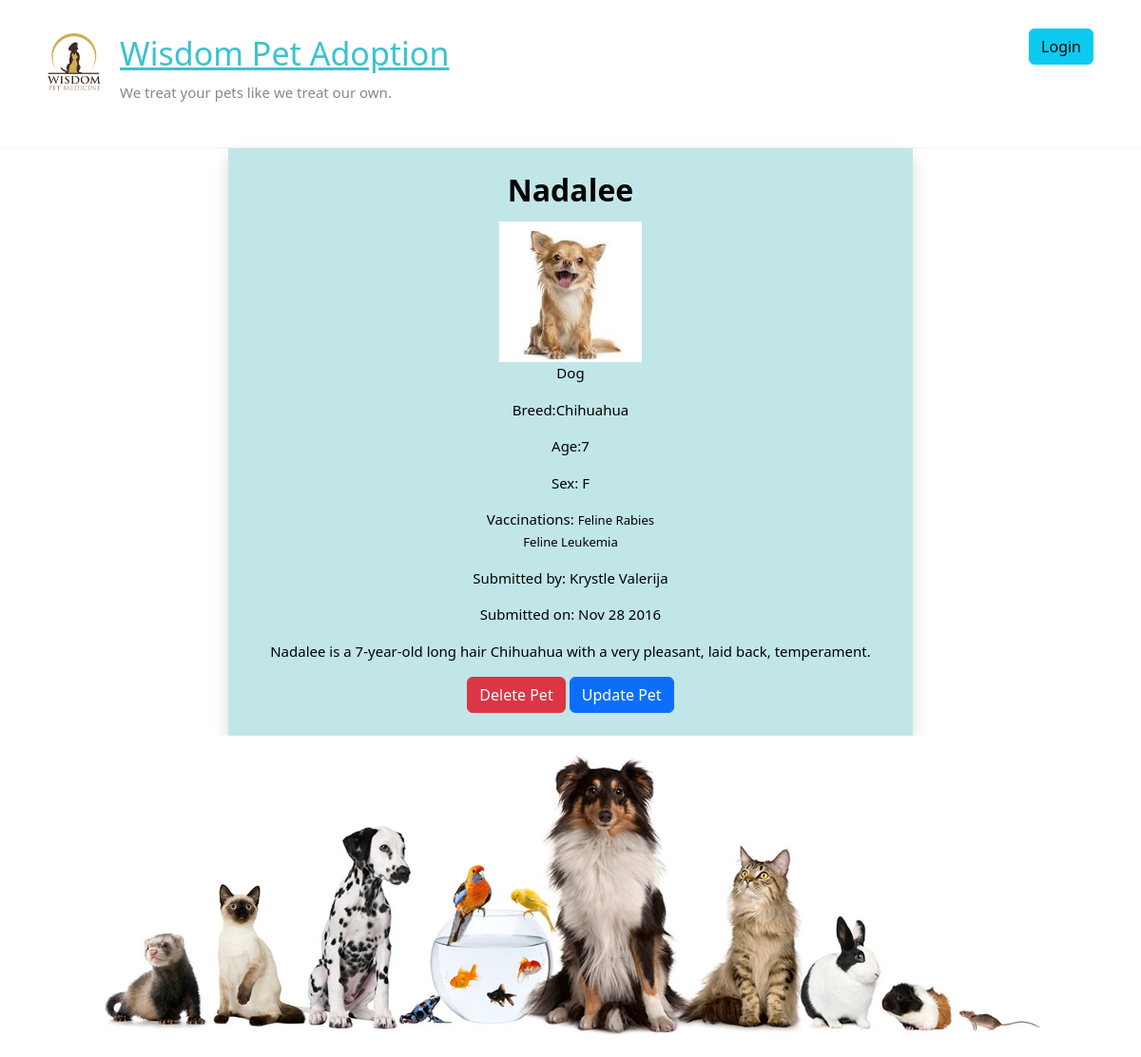
Screenshot of /adoptions/7/ with the database file from the repository.
### adoptions/models.py (models this page shows, shortened)
class Pet(models.Model):
    user=models.ForeignKey(User , on_delete=models.CASCADE, null = True , blank = True)
    SEX_CHOICES = [('M', 'Male'), ('F', 'Female')]
    name = models.CharField(max_length=100)
    submitter = models.CharField(max_length=100)
    species = models.CharField(max_length=30)
    breed = models.CharField(max_length=30, blank=True)
    description = models.TextField()
    sex = models.CharField(max_length=1, choices=SEX_CHOICES, blank=True)
    submission_date = models.DateTimeField()
    age = models.IntegerField(null=True)
    vaccinations = models.ManyToManyField('Vaccine', blank=True)
    pet_image=models.ImageField(null=True,upload_to="pet")

class Vaccine(models.Model):
    name = models.CharField(max_length=50)

### adoptions/views.py (the view)
# urls.py: path('adoptions/<int:pet_id>/', views.pet_detail, name='pet_detail'),
def pet_detail(request, pet_id):
    try:
        pet = Pet.objects.get(id=pet_id)
    except Pet.DoesNotExist:
        raise Http404('pet not found')
    return render(request, 'pet_detail.html', {
        'pet': pet,
    })

### adoptions/templates/pet_detail.html
{% extends "base.html" %}
{% block content %}
    <div>
      <div class="shadow lg" style="background-color: rgb(193, 230, 232);margin-left:20%;margin-right:20%;padding:2%;">          <h2 style="text-align:center;color:black;margin-bottom:2%;padding:1px;background-color: rgb(193, 230, 232);"><b>{{ pet.name|capfirst }}</b></h2>
                {% if pet.pet_image %}
                    <img src='/media/{{pet.pet_image}}' style="display: block; margin: 0 auto;">
                {% endif %}
                <p style="color:black;text-align:center;"><b>{{ pet.species }}</b></p>
                {% if pet.breed %}
                    <p style="color:black;text-align:center;"><b>Breed:</b>{{ pet.breed }}</p>
                {% endif %}
                {% if pet.age %}
                    <p style="color:black;text-align:center;"><b>Age:</b>{{ pet.age }}</p>
                {% endif %}
                {% if pet.sex %}
                    <p style="color:black;text-align:center;"><b>Sex: </b>{{ pet.sex }}</p>
                {% endif %}
                {% if pet.vaccinations.all %}
                    <p style="color:black;text-align:center;"><b>Vaccinations:</b>
                        {% for vaccination in pet.vaccinations.all %}
                            <small style="color:black;text-align:center;">{{ vaccination.name }}</small><br>
                        {% endfor %}
                    </p>
                {% endif %}
                <p style="color:black;text-align:center;"><b>Submitted by: </b>{{ pet.submitter }}</p>
                <p style="color:black;text-align:center;"><b>Submitted on: </b>{{ pet.submission_date|date:"M d Y" }}</p>
                <p style="color:black;text-align:center;">{{ pet.description }}</p>
                <div class= "text-center">
                    <a href="/delete_pet/{{pet.id}}" class="btn btn-danger">Delete Pet</a>
                     <a href="/update_pet/{{pet.id}}" class="btn btn-primary">Update Pet</a>
                </div>
            </div>
{% endblock %}

### adoptions/templates/base.html (shortened to what this page needs)
{% load static %}
<!DOCTYPE html>
<html lang="en-US">
<head>
  <link rel="stylesheet" id="ample-style-css" href="{% static 'style.css' %}" type="text/css" media="all">
  <link href="https://cdn.jsdelivr.net/npm/bootstrap@5.3.3/dist/css/bootstrap.min.css" rel="stylesheet">
</head>
<body class="wide">
  <div id="page" class="hfeed site">
    <header>
      <div class="header container-fluid">
        <div class="main-head-wrap inner-wrap clearfix">
          <div id="header-logo-image">
            <a href="/">
              <img src="{% static 'images/logo.png' %}" alt="Wisdom Pet Medicine">
            </a>
          </div>
          <div id="header-text" class="">
            <h1 id="site-title">
              <a href="/" title="Wisdom Pet Medicine" rel="home" style="color:rgb(59, 195, 204);">Wisdom Pet Adoption</a>
            </h1>
            <p>We treat your pets like we treat our own.</p>
          </div>
          <div class="float-end">
            {% if request.user.is_authenticated %}
            <a href="/logout/" class="btn btn-danger" type="submit">Logout</a>
            {% else %}
            <a href="/login/" class="btn btn-info" type="submit">Login</a>
            {% endif%}
          </div>
        </div>
      </div>
    </header>
    <div>
        <div>
          {% block content %}
          {% endblock %}
          </div>
         <img src="{% static 'images/header.jpg' %}" alt="Wisdom Pet Medicine">
    </div>
</body>
</html>

### public/static/style.css (style rules this page uses)
html, body, div, span, applet, object, iframe, h1, h2, h3, h4, h5, h6, p, blockquote, pre, a, abbr, acronym, address, big, cite, code, del, dfn, em, font, ins, kbd, q, s, samp, small, strike, strong, sub, sup, tt, var, dl, dt, dd, ol, ul, li, fieldset, form, label, legend, table, caption, tbody, tfoot, thead, tr, th, td { border: 0; font: inherit; font-size: 100%; font-style: inherit; font-weight: inherit; margin: 0; outline: 0; padding: 0; vertical-align: baseline; }
html { overflow-y: scroll; -webkit-text-size-adjust: 100%; -ms-text-size-adjust: 100%; }
article, aside, details, figcaption, figure, footer, header, main, nav, section { display: block; }
h1, h2, h3, h4, h5, h6 { color: #666666; line-height: 1.4; padding-bottom: 15px; font-weight: normal; }
h1 { font-size: 30px; }
h2 { font-size: 28px; }
body, button, input, select, textarea { color: #888888; font-size: 15px; line-height: 1.5; font-family: 'Roboto', sans-serif; font-weight: 300; }
p { color: #888888; font-size: 15px; line-height: 1.5; margin-bottom: 15px; font-weight: 300; }
body { background: #f2f2f2; }
a { color: #80abc8; text-decoration: none; -webkit-transition: 0.25s ease-in-out; -moz-transition: 0.25s ease-in-out; transition: 0.25s ease-in-out; -ms-transition: 0.25s ease-in-out; -o-transition: 0.25s ease-in-out; }
img { max-width: 100%; height: auto; vertical-align: top; margin-bottom: 18px; }
a img { border: 0; }
.clearfix:after { visibility: hidden; display: block; font-size: 0; content: " "; clear: both; height: 0; }
.clearfix { display: inline-block; }
.clearfix { display: block; }
body { padding-top: 30px; padding-bottom: 30px; }
body.wide { padding-top: 0; padding-bottom: 0; }
#page { background-color: #ffffff; margin: 0 auto; max-width: 1180px; box-shadow: 0 1px 2px 0 rgba(0, 0, 0, 0.1); }
.wide #page { max-width: 100%; }
.inner-wrap { max-width: 1100px; margin: 0 auto; }
.main-head-wrap { padding: 30px 0; }
.header { border-bottom: 1px solid #f2f2f2; }
#header-logo-image { float: left; padding: 5px 20px 5px 0; max-width: 100%; }
#header-logo-image img { margin-bottom: 0px; max-height: 60px; height: auto; width: auto; }
#header-text { float: left; padding-right: 20px; }
#site-title { padding-bottom: 0; }
#site-title a { color: #666666; font-size: 34px; }

### rows the page displays
Pet: name "Nadalee", pet_image (picture), species "Dog", breed "Chihuahua", age "7", sex "F", submitter "Krystle Valerija", submission_date "Nov 28 2016", description "Nadalee is a 7-year-old long hair Chihuahua with a very pleasant, laid back, temperament."
Vaccine: name "Feline Rabies"
Vaccine: name "Feline Leukemia"
